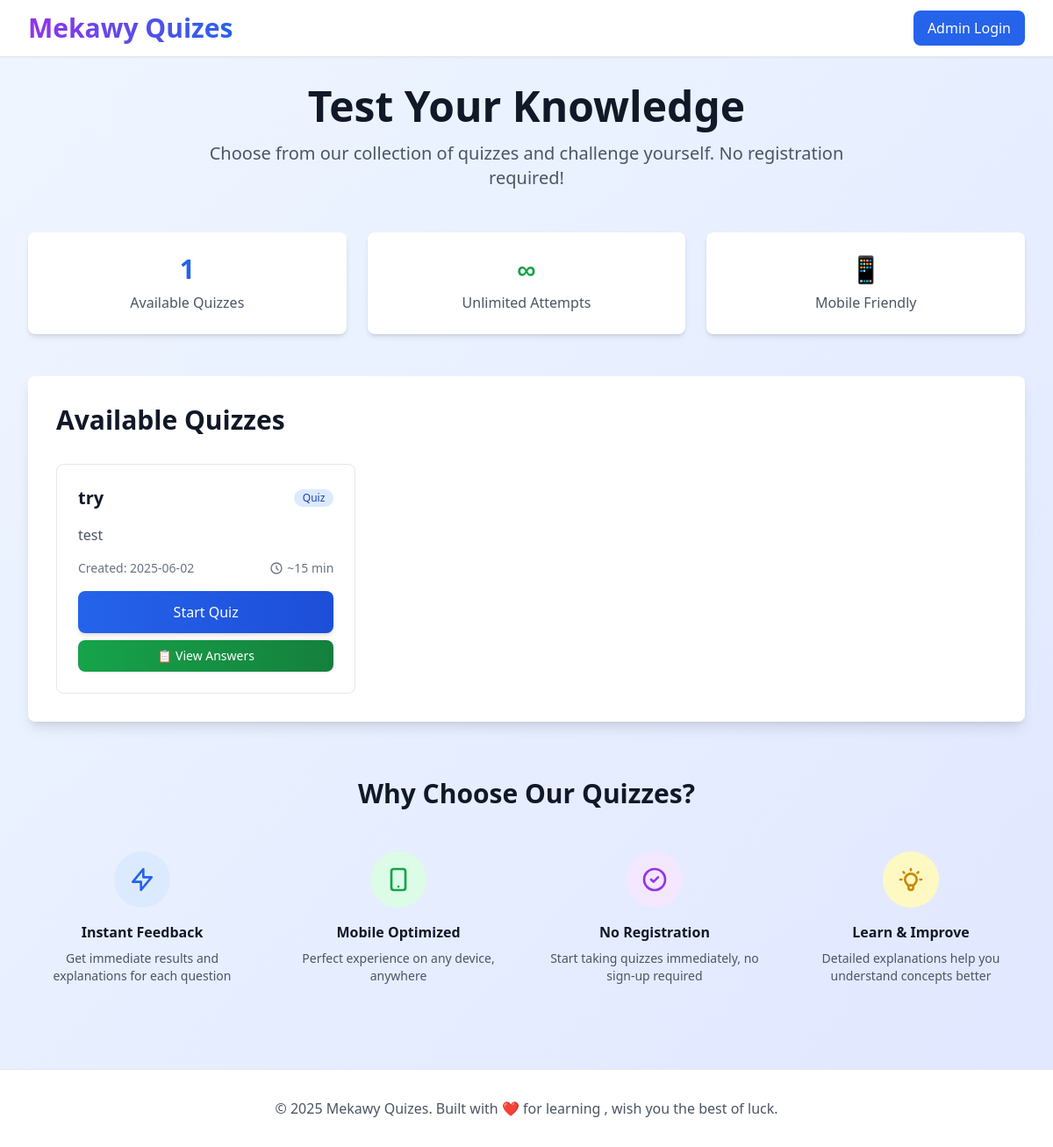
The page / on the database its author committed.
### tables this page shows
CREATE TABLE quizzes (
            id INTEGER PRIMARY KEY AUTOINCREMENT,
            name TEXT NOT NULL UNIQUE,
            description TEXT,
            created_at TIMESTAMP DEFAULT CURRENT_TIMESTAMP,
            updated_at TIMESTAMP DEFAULT CURRENT_TIMESTAMP
        , show_answers_public BOOLEAN DEFAULT FALSE);

### app.py (the view)
@app.route('/')
def index():
    quizzes = get_all_quizzes()
    return render_template('public_dashboard.html', quizzes=quizzes)

### app.py (called while the page is built)
def get_db_connection():
    conn = sqlite3.connect(app.config['DATABASE'])
    conn.row_factory = sqlite3.Row
    return conn

def get_all_quizzes():
    conn = get_db_connection()
    quizzes = conn.execute('SELECT * FROM quizzes ORDER BY created_at DESC').fetchall()
    conn.close()
    return [dict(quiz) for quiz in quizzes]

### templates/public_dashboard.html (shortened to what this page needs)
<!DOCTYPE html>
<html lang="en">
<head>
    <script src="https://cdn.tailwindcss.com"></script>
</head>
<body class="bg-gradient-to-br from-blue-50 to-indigo-100 min-h-screen">
    <nav class="bg-white shadow-sm border-b">
        <div class="max-w-7xl mx-auto px-4 sm:px-6 lg:px-8">
            <div class="flex justify-between items-center h-16">
                <div class="flex items-center">
                    <div class="flex-shrink-0">
                        <h1 class="text-2xl sm:text-3xl font-extrabold text-transparent bg-clip-text bg-gradient-to-r from-purple-600 to-blue-600 hover:from-blue-600 hover:to-purple-600 transition-all duration-300">Mekawy Quizes</h1>
                    </div>
                </div>                <div class="flex items-center space-x-2 sm:space-x-4">
                    <a href="/login" class="bg-blue-600 text-white px-3 py-2 sm:px-4 sm:py-2 rounded-lg hover:bg-blue-700 transition-colors text-sm sm:text-base">
                        Admin Login
                    </a>
                </div>
            </div>
        </div>
    </nav>
    <div class="max-w-7xl mx-auto px-4 sm:px-6 lg:px-8 py-6 sm:py-8">
        <div class="text-center mb-8 sm:mb-12">
            <h2 class="text-3xl sm:text-4xl lg:text-5xl font-bold text-gray-900 mb-4">
                Test Your Knowledge
            </h2>
            <p class="text-lg sm:text-xl text-gray-600 max-w-3xl mx-auto">
                Choose from our collection of quizzes and challenge yourself. No registration required!
            </p>
        </div>
        <div class="grid grid-cols-1 sm:grid-cols-3 gap-4 sm:gap-6 mb-8 sm:mb-12">
            <div class="bg-white rounded-lg shadow-md p-6 text-center">
                <div class="text-2xl sm:text-3xl font-bold text-blue-600 mb-2">{{ quizzes|length }}</div>
                <div class="text-gray-600">Available Quizzes</div>
            </div>
            <div class="bg-white rounded-lg shadow-md p-6 text-center">
                <div class="text-2xl sm:text-3xl font-bold text-green-600 mb-2">∞</div>
                <div class="text-gray-600">Unlimited Attempts</div>
            </div>
            <div class="bg-white rounded-lg shadow-md p-6 text-center">
                <div class="text-2xl sm:text-3xl font-bold text-purple-600 mb-2">📱</div>
                <div class="text-gray-600">Mobile Friendly</div>
            </div>
        </div>
        <div class="bg-white rounded-lg shadow-lg p-6 sm:p-8">
            <h3 class="text-2xl sm:text-3xl font-bold text-gray-900 mb-6 sm:mb-8">Available Quizzes</h3>
            {% if quizzes %}
            <div class="grid grid-cols-1 sm:grid-cols-2 lg:grid-cols-3 gap-4 sm:gap-6">
                {% for quiz in quizzes %}
                <div class="border border-gray-200 rounded-lg p-4 sm:p-6 hover:shadow-lg transition-all duration-300 hover:border-blue-300">
                    <div class="flex items-start justify-between mb-4">
                        <h4 class="font-bold text-lg sm:text-xl text-gray-900 leading-tight">{{ quiz.name }}</h4>
                        <div class="flex-shrink-0 ml-2">
                            <span class="inline-flex items-center px-2.5 py-0.5 rounded-full text-xs font-medium bg-blue-100 text-blue-800">
                                Quiz
                            </span>
                        </div>
                    </div>
                    {% if quiz.description %}
                    <p class="text-gray-600 text-sm sm:text-base mb-4 line-clamp-3">{{ quiz.description }}</p>
                    {% endif %}
                    <div class="flex items-center justify-between text-xs sm:text-sm text-gray-500 mb-4">
                        <span>Created: {{ quiz.created_at[:10] }}</span>
                        <span class="flex items-center">
                            <svg class="w-4 h-4 mr-1" fill="none" stroke="currentColor" viewBox="0 0 24 24">
                                <path stroke-linecap="round" stroke-linejoin="round" stroke-width="2" d="M12 8v4l3 3m6-3a9 9 0 11-18 0 9 9 0 0118 0z"></path>
                            </svg>
                            ~15 min
                        </span>
                    </div>
                    <div class="space-y-2">
                        <a href="/quiz/{{ quiz.id }}/take"
                           class="block w-full bg-gradient-to-r from-blue-600 to-blue-700 text-white text-center py-3 px-4 rounded-lg hover:from-blue-700 hover:to-blue-800 transition-all duration-300 font-medium shadow-md hover:shadow-lg transform hover:-translate-y-0.5">
                            Start Quiz
                        </a>
                        {% if quiz.show_answers_public %}
                        <a href="/quiz/{{ quiz.id }}/answers"
                           class="block w-full bg-gradient-to-r from-green-600 to-green-700 text-white text-center py-2 px-4 rounded-lg hover:from-green-700 hover:to-green-800 transition-all duration-300 font-medium text-sm">
                            📋 View Answers
                        </a>
                        {% endif %}
                    </div>
                </div>
                {% endfor %}
            </div>
            {% endif %}
        </div>
        <div class="mt-12 sm:mt-16">
            <h3 class="text-2xl sm:text-3xl font-bold text-center text-gray-900 mb-8 sm:mb-12">Why Choose Our Quizzes?</h3>
            <div class="grid grid-cols-1 sm:grid-cols-2 lg:grid-cols-4 gap-6 sm:gap-8">
                <div class="text-center">
                    <div class="bg-blue-100 rounded-full p-4 w-16 h-16 mx-auto mb-4 flex items-center justify-center">
                        <svg class="w-8 h-8 text-blue-600" fill="none" stroke="currentColor" viewBox="0 0 24 24">
                            <path stroke-linecap="round" stroke-linejoin="round" stroke-width="2" d="M13 10V3L4 14h7v7l9-11h-7z"></path>
                        </svg>
                    </div>
                    <h4 class="font-semibold text-gray-900 mb-2">Instant Feedback</h4>
                    <p class="text-gray-600 text-sm">Get immediate results and explanations for each question</p>
                </div>
                <div class="text-center">
                    <div class="bg-green-100 rounded-full p-4 w-16 h-16 mx-auto mb-4 flex items-center justify-center">
                        <svg class="w-8 h-8 text-green-600" fill="none" stroke="currentColor" viewBox="0 0 24 24">
                            <path stroke-linecap="round" stroke-linejoin="round" stroke-width="2" d="M12 18h.01M8 21h8a2 2 0 002-2V5a2 2 0 00-2-2H8a2 2 0 00-2 2v14a2 2 0 002 2z"></path>
                        </svg>
                    </div>
                    <h4 class="font-semibold text-gray-900 mb-2">Mobile Optimized</h4>
                    <p class="text-gray-600 text-sm">Perfect experience on any device, anywhere</p>
                </div>
                <div class="text-center">
                    <div class="bg-purple-100 rounded-full p-4 w-16 h-16 mx-auto mb-4 flex items-center justify-center">
                        <svg class="w-8 h-8 text-purple-600" fill="none" stroke="currentColor" viewBox="0 0 24 24">
                            <path stroke-linecap="round" stroke-linejoin="round" stroke-width="2" d="M9 12l2 2 4-4m6 2a9 9 0 11-18 0 9 9 0 0118 0z"></path>
                        </svg>
                    </div>
                    <h4 class="font-semibold text-gray-900 mb-2">No Registration</h4>
                    <p class="text-gray-600 text-sm">Start taking quizzes immediately, no sign-up required</p>
                </div>
                <div class="text-center">
                    <div class="bg-yellow-100 rounded-full p-4 w-16 h-16 mx-auto mb-4 flex items-center justify-center">
                    </div>
                    <h4 class="font-semibold text-gray-900 mb-2">Learn & Improve</h4>
                    <p class="text-gray-600 text-sm">Detailed explanations help you understand concepts better</p>
                </div>
            </div>
        </div>
    </div>
    <footer class="bg-white border-t mt-16">
        <div class="max-w-7xl mx-auto px-4 sm:px-6 lg:px-8 py-8">
            <div class="text-center text-gray-600">
                <p>&copy; 2025 Mekawy Quizes. Built with ❤️ for learning , wish you the best of luck.</p>
            </div>
        </div>
    </footer>
</body>
</html>

### rows shown on the page
quizzes: name "try", description "test", created_at "2025-06-02"

### other values the page prints
{{ quizzes|length }} "1"
